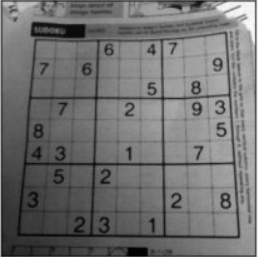
#> input picture Lab 5/sudoku.PNG, 258 x 257 px
$ jupyter execute Lab5.ipynb   (shell and % lines are left out)
#> lines starting #> are read from the running program, lines starting #| are printed output that depends on the picture; after the words box and inside, x2 and y2 are one past the last pixel; in counts of white or black regions, pixels touching at a corner belong together
<h1 style="text-align:center;">LAB 5</h1>
<h1 style="text-align:center;">Hough Transform</h1>
<h3 style="text-align:left; color:blue;">Student Name: Sara Hany Mohamed Abdelhady</h3>
<h3 style="text-align:left; color:blue;">Student ID: 2100357</h3>

<h2 style="text-align:left; color:black;">Introduction</h2>

Hough transform is a feature extraction method used in image analysis. Hough transform can be used to isolate features of any regular curve like lines, circles, ellipses, etc. Hough transform in its simplest from can be used to detect straight lines in an image. A generalized Hough transform can be used in applications where simple analytic description of features is not possible. Due to the computational complexity of the algorithm, people generally refrain from using it.

<h2 style="text-align:left; color:black;">Objective</h2>

In this lab, you'll apply two commonly used hough transform operations to detect:
* Lines.
* Circles.

<h2 style="text-align:left; color:black;">Instructions</h2>

[cell 1]
# Import the needed libraries
import cv2
import numpy as np
from matplotlib import pyplot as plt
import pylab
pylab.rcParams['figure.figsize'] = [15., 10.]

[cell 2]
# Read an image from disk
image = cv2.imread(filename="sudoku.PNG", flags=cv2.IMREAD_GRAYSCALE)
#> image is the input picture: shape (257, 258); min 0, max 253, mean 112.1
# Fifth parameter: Size of neighbourhood used to calculate the threshold
# Sixth parameter: Constant Subtracted of the mean
image = cv2.adaptiveThreshold(image,255,cv2.ADAPTIVE_THRESH_MEAN_C,cv2.THRESH_BINARY_INV, 11, 5)
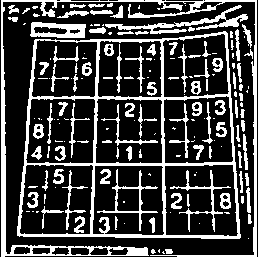
#> image: shape (257, 258); 26% white; 171 white regions (78 under 20 px), largest, box (x1, y1, x2, y2) and area: (17, 31, 241, 239) 4874, (1, 0, 257, 257) 3746, (105, 5, 248, 34) 869
plt.imshow(image, cmap="gray")

[cell 3]
# Apply hough transform algorithm to detect lines in the image
# First parameter is a binary image
# Second and third parameters are ρ and θ accuracies respectively.
# Fourth parameter is the threshold, which means the minimum vote it should get to be considered as a line
lines = cv2.HoughLines(image,rho=1,theta=np.pi/180,threshold=150)
#> lines = 50 rows, first 8: [1, 0], [255, 0], [1, 1.57], [-1, 3.12], [255, 1.57], [234, 1.59], [236, 1.57], [163, 1.57]
print(lines.shape)
#| (50, 1, 2)

[cell 4]
# Loop over the detected lines to draw them in red color
colored_image = cv2.cvtColor(image, cv2.COLOR_GRAY2RGB)
for line in lines:
    rho, theta = line[0]
    if np.sin(theta):
        xmin = 0
        xmax = image.shape[1]
        ymin = ((rho - xmin * np.cos(theta)) / np.sin(theta)).astype(np.int16)
        ymax = ((rho - xmax * np.cos(theta)) / np.sin(theta)).astype(np.int16)
    else:
        xmin = xmax = ((rho) / np.cos(theta)).astype(np.int16)
        ymin = 0
        ymax = image.shape[0]
    # Draw the recognized line with thickness = 1 and RGB color = (255, 0, 0)
    cv2.line(colored_image, pt1=(xmin, ymin), pt2=(xmax, ymax), color=(255, 0, 0), thickness=1)
#> this loop made 50 passes
#> (rho, theta, xmin, xmax, ymin, ymax) on passes 1 to 12: (1, 0, 1, 1, 0, 257), (255, 0, 255, 255, 0, 257), (1, 1.57, 0, 258, 1, 1), (-1, 3.12, 0, 258, -57, 14723), (255, 1.57, 0, 258, 255, 255), (234, 1.59, 0, 258, 234, 238), (236, 1.57, 0, 258, 236, 236), (163, 1.57, 0, 258, 163, 163), (-222, 3.07, 0, 258, -3182, 507), (99, 0.0349, 0, 258, 2836, -4551), (-161, 3.12, 0, 258, -9225, 5555), (163, 0, 163, 163, 0, 257)
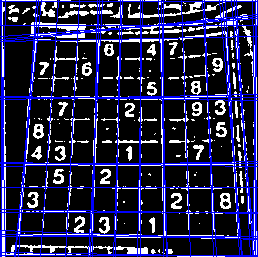
#> colored_image: shape (257, 258, 3); mean B, G, R 78.9, 37.8, 37.8
plt.imshow(colored_image)

[cell 5]
# Read an image from disk
colored_image2 = cv2.imread(filename="circles.png", flags=cv2.IMREAD_COLOR)
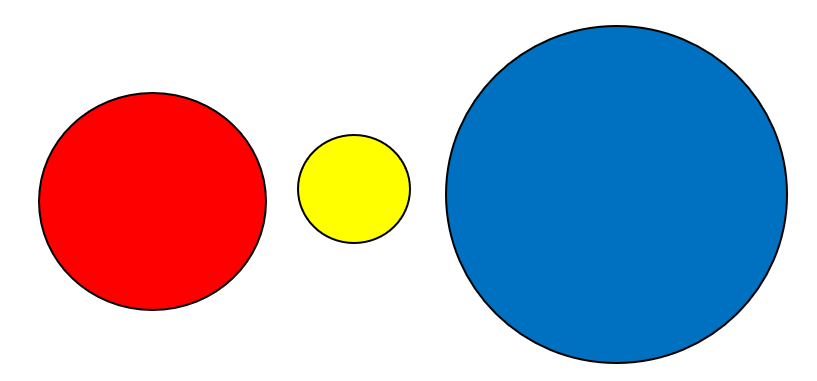
#> input picture Lab 5/circles.png, 817 x 381 px
#> colored_image2 is the input picture: shape (381, 817, 3); mean B, G, R 194.9, 179.5, 178.5
image2 = cv2.cvtColor(colored_image2, cv2.COLOR_BGR2GRAY)
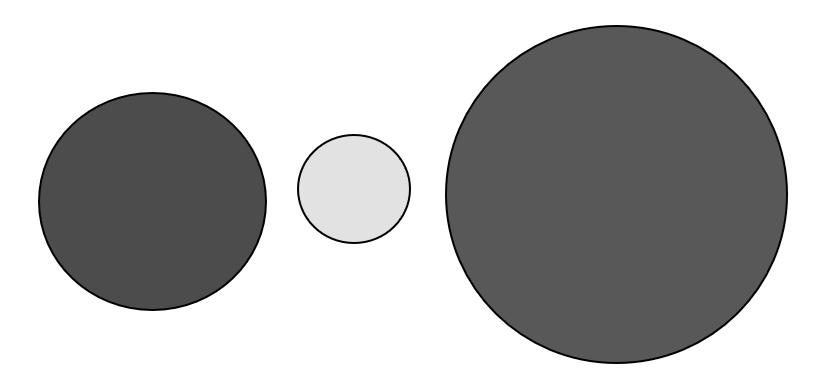
#> image2: shape (381, 817); min 0, max 255, mean 181
plt.imshow(cv2.cvtColor(colored_image2, cv2.COLOR_BGR2RGB))

[cell 6]
# Apply hough transform algorithm to detect circles in the image
# Hough Gradient mode: Use canny edge detector first on image and vote for theta equals to the gradient direction
# dp: Inverse ratio of the accumulator resolution to the image resolution.
# minDist: Minimum distance between the centers of the detected circles.
# param1: The higher threshold of Canny edge detector
# param2: The accumulator threshold for the circle centers at the detection stage.
# If maxRadius <=0, it is equal to the maximum image dimension
circles = cv2.HoughCircles(image2,method=cv2.HOUGH_GRADIENT,dp=1,minDist=50, param1=150,param2=100,minRadius=0,maxRadius=0)
#> circles = [[615.5, 194.5, 169.8], [352.5, 188.5, 55.5], [152.5, 201.5, 111.5]]
circles = np.uint16(np.around(circles))
#> circles = [[616, 194, 170], [352, 188, 56], [152, 202, 112]]

for circle in circles[0]:
    a, b, r = circle
    cv2.circle(colored_image2, center=(a,b), radius=r, color=(0,255,0), thickness=5)
#> this loop made 3 passes
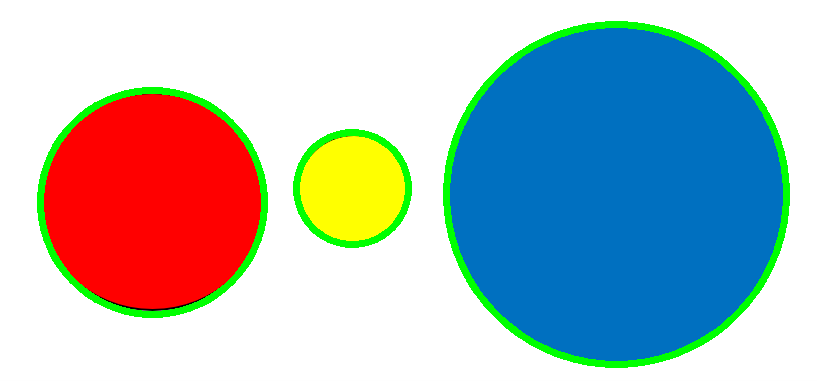
#> colored_image2: shape (381, 817, 3); 4.76% of pixels changed, all inside (x1, y1, x2, y2) = (37, 21, 790, 368)
rgb_image = cv2.cvtColor(colored_image2, cv2.COLOR_BGR2RGB)
plt.imshow(rgb_image)
